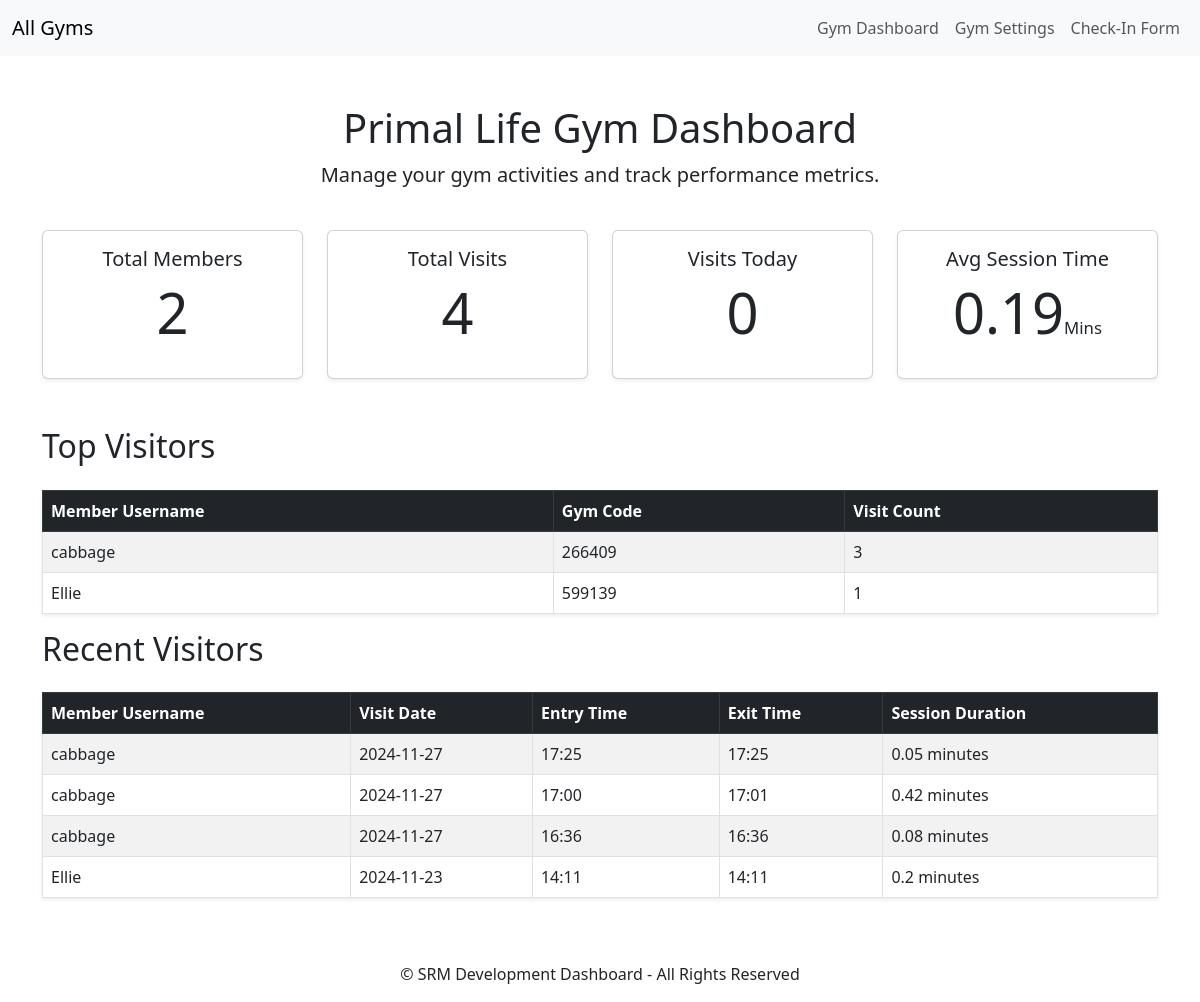
Screenshot of /primal-life-gym/dashboard/ (signed in) with the database file from the repository.
### core/models.py (models this page shows, shortened)
class Gym(models.Model):
    gym_id = models.AutoField(primary_key=True)
    name = models.CharField(max_length=255)
    slug = models.SlugField(unique=True, blank=True)
    address = models.TextField(blank=True, null=True)
    owners = models.ManyToManyField(GymOwner, related_name='gyms')

class Visit(models.Model):
    member = models.ForeignKey(Member, on_delete=models.CASCADE, related_name='visits')
    gym_code = models.CharField(max_length=6) # Users gym code
    entry_time = models.DateTimeField(auto_now_add=True) # Automatically set when the visit is created
    exit_time = models.DateTimeField(null=True, blank=True)
    has_exit = models.BooleanField(default=False)
    default_exit_duration = timedelta(hours=1, minutes=12)
    default_exit_threshold = timedelta(hours=4)
    @classmethod
    def get_number_of_visits_per_gym(cls, gym):
        return cls.objects.filter(member__gym=gym, exit_time__isnull=False).count()
    @classmethod
    def get_average_session_time_per_gym(cls, gym):
        visits = cls.objects.filter(member__gym=gym, exit_time__isnull=False)
        total_session_time = timedelta(seconds=0)
        valid_visits_count = 0
        for visit in visits:
            exit_time = visit.exit_time or (visit.entry_time + visit.default_exit_duration)
            total_session_time += (exit_time - visit.entry_time)
            valid_visits_count += 1
        if valid_visits_count > 0:
            average_session_time = total_session_time / valid_visits_count
            return round((average_session_time.total_seconds() / 60),2)  # Convert to minutes
        return 0  # No visits, return 0 minute

class Member(models.Model):
    user = models.OneToOneField(User, on_delete=models.CASCADE)
    gym = models.ForeignKey(Gym, on_delete=models.SET_NULL, related_name='members', null=True) # Null = True so if a gym is deleted the members are not lost
    contact_number = models.CharField(max_length=15)
    date_of_birth = models.DateField(null=True, blank=True)  # Optional date of birth
    address = models.TextField(blank=True, null=True)  # Optional address field
    active = models.BooleanField(default=False)
    join_date = models.DateField(auto_now_add=True)  # Automatically set when the member is created
    gym_code = models.CharField(max_length=6, unique=True, blank=True)

### core/views.py (the view)
# urls.py: path('<slug:slug>/dashboard/', views.gym_dashboard, name='gym_dashboard'),
@login_required
def gym_dashboard(request, slug):
    user = request.user
    gym = get_object_or_404(Gym, slug=slug)
    try:
        gym_owner = GymOwner.objects.get(user=user)
        if gym not in gym_owner.gyms.all():
            messages.error(request, "You are not authorized to access this gym's dashboard.")
            return redirect('login')
    except GymOwner.DoesNotExist:
        messages.error(request, "You are not authorized to access the dashboard of this gym.")
        return redirect('login')
    member_count = gym.members.count()
    total_visits = Visit.get_number_of_visits_per_gym(gym)
    today_visits = Visit.objects.filter(member__gym=gym, entry_time__date=timezone.now().date()).count()
    avg_session_time = Visit.get_average_session_time_per_gym(gym)
    top_visitors = (
        Visit.objects.filter(member__gym=gym, exit_time__isnull=False)
        .values('member__user__username', 'member__gym_code')
        .annotate(visit_count=Count('id'))
        .order_by('-visit_count')
        )[:10]
    recent_visits = (
        Visit.objects.filter(member__gym=gym, exit_time__isnull=False)
        .order_by('-entry_time')
        )[:10]
    for visit in recent_visits:
        if visit.exit_time:
            session_duration = visit.exit_time - visit.entry_time
            visit.session_duration = round(session_duration.total_seconds() / 60, 2)
        else:
            visit.session_duration = 0
    context = {
        'gym_name': gym.name,
        'member_count': member_count,
        'total_visits': total_visits,
        'today_visits': today_visits,
        'avg_session_time': avg_session_time,
        'top_visitors': top_visitors,
        'gym_slug': slug,
        'recent_visits': recent_visits,
    }
    return render(request, 'gym_dashboard.html', context)

### core/templates/gym_dashboard.html (shortened to what this page needs)
{% extends 'base_gym.html' %}
{% block content %}
<div class="row mb-4">
    <div class="col text-center">
        <h1>{{ gym_name }} Dashboard</h1>
        <p class="lead">Manage your gym activities and track performance metrics.</p>
    </div>
</div>
<div class="row text-center mb-5">
    <div class="col-md-3">
        <div class="card shadow-sm">
            <div class="card-body">
                <h5 class="card-title">Total Members</h5>
                <p class="display-4">{{ member_count }}</p>
            </div>
        </div>
    </div>
    <div class="col-md-3">
        <div class="card shadow-sm">
            <div class="card-body">
                <h5 class="card-title">Total Visits</h5>
                <p class="display-4">{{ total_visits }}</p>
            </div>
        </div>
    </div>
    <div class="col-md-3">
        <div class="card shadow-sm">
            <div class="card-body">
                <h5 class="card-title">Visits Today</h5>
                <p class="display-4">{{ today_visits }}</p>
            </div>
        </div>
    </div>
    <div class="col-md-3">
        <div class="card shadow-sm">
            <div class="card-body">
                <h5 class="card-title">Avg Session Time</h5>
                <p class="display-4">{{ avg_session_time }}<small style="font-size: 30%;">Mins</small></p>
            </div>
        </div>
    </div>
</div>
<div class="row">
    <div class="col">
        <h2 class="mb-4">Top Visitors</h2>
        <table class="table table-striped table-bordered shadow-sm">
            <thead class="table-dark">
                <tr>
                    <th>Member Username</th>
                    <th>Gym Code</th>
                    <th>Visit Count</th>
                </tr>
            </thead>
            <tbody>
                {% for visitor in top_visitors %}
                <tr>
                    <td>{{ visitor.member__user__username }}</td>
                    <td>{{ visitor.member__gym_code }}</td>
                    <td>{{ visitor.visit_count }}</td>
                </tr>
                {% empty %}
                <tr>
                    <td colspan="3" class="text-center">No visits available</td>
                </tr>
                {% endfor %}
            </tbody>
        </table>
    </div>
</div>
<div class="row">
    <div class="col">
        <h2 class="mb-4">Recent Visitors</h2>
        <table class="table table-striped table-bordered shadow-sm">
            <thead class="table-dark">
                <tr>
                    <th>Member Username</th>
                    <th>Visit Date</th>
                    <th>Entry Time</th>
                    <th>Exit Time</th>
                    <th>Session Duration</th>
                </tr>
            </thead>
            <tbody>
                {% for visit in recent_visits %}
                <tr>
                    <td>{{ visit.member.user.username }}</td>
                    <td>{{ visit.entry_time|date:"Y-m-d" }}</td>
                    <td>{{ visit.entry_time|date:"H:i" }}</td>
                    <td>
                        {% if visit.exit_time %}
                            {{ visit.exit_time|date:"H:i" }}
                        {% else %}
                            Not yet exited
                        {% endif %}
                    </td>
                    <td>
                        {% if visit.session_duration %}
                            {{ visit.session_duration }} minutes
                        {% else %}
                            Ongoing ({{ visit.entry_time|date:"Y-m-d H:i" }})
                        {% endif %}
                    </td>
                </tr>
                {% empty %}
                <tr>
                    <td colspan="5" class="text-center">No Recent Visits</td>
                </tr>
                {% endfor %}
            </tbody>
        </table>
    </div>
</div>
{% endblock %}

### rows the page displays
Gym: name "Primal Life Gym"
Visit: member.user.username "cabbage", entry_time "2024-11-27", entry_time "17:25", exit_time "17:25", session_duration "0.05"
Visit: member.user.username "cabbage", entry_time "2024-11-27", entry_time "17:00", exit_time "17:01", session_duration "0.42"
Visit: member.user.username "cabbage", entry_time "2024-11-27", entry_time "16:36", exit_time "16:36", session_duration "0.08"
Visit: member.user.username "Ellie", entry_time "2024-11-23", entry_time "14:11", exit_time "14:11", session_duration "0.2"

### other values shown
{{ member_count }} "2"
{{ total_visits }} "4"
{{ today_visits }} "0"
{{ avg_session_time }} "0.19"
{{ visitor.member__user__username }} "cabbage"
{{ visitor.member__gym_code }} "266409"
{{ visitor.visit_count }} "3"
{{ visitor.member__user__username }} "Ellie"
{{ visitor.member__gym_code }} "599139"
{{ visitor.visit_count }} "1"
